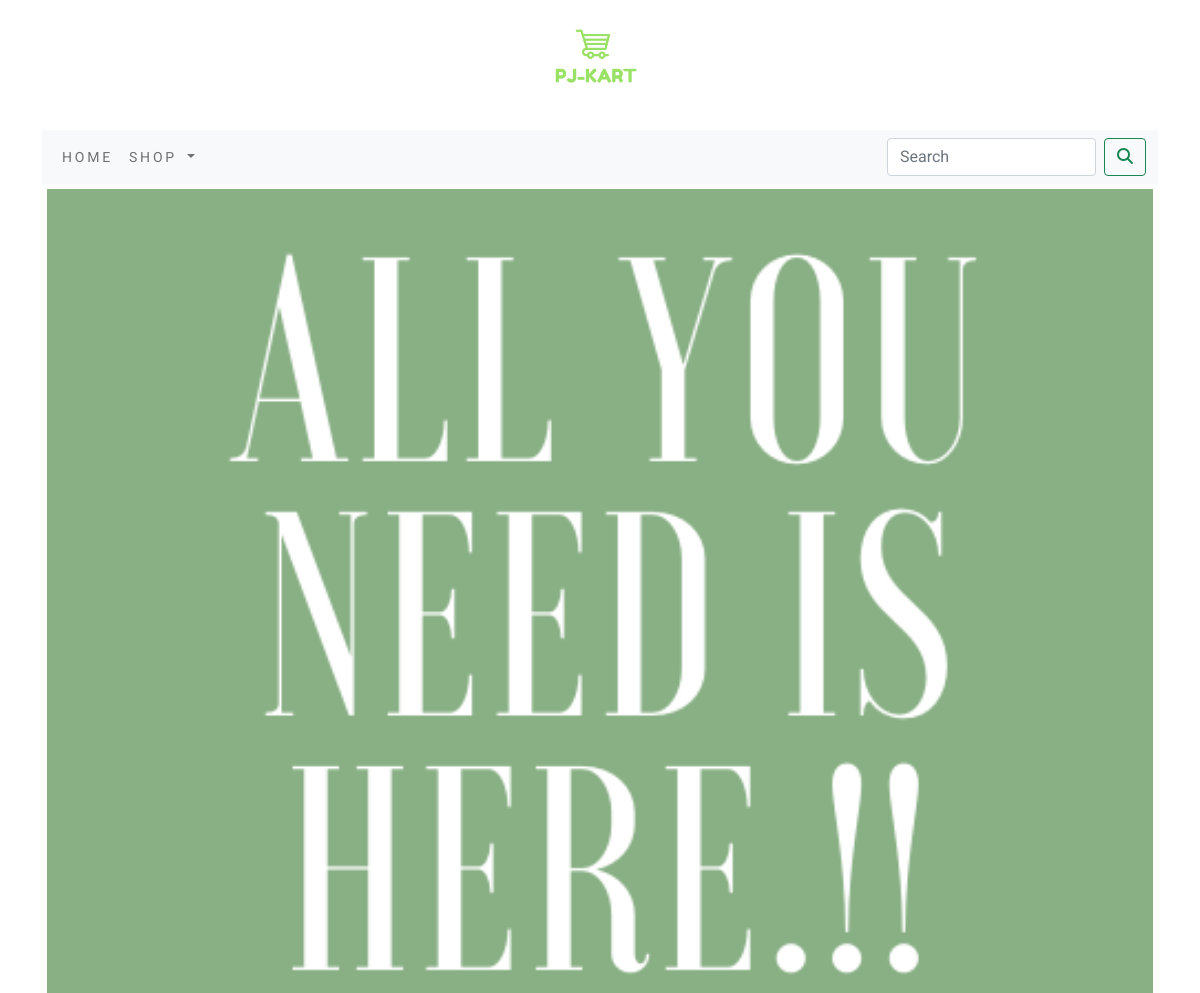
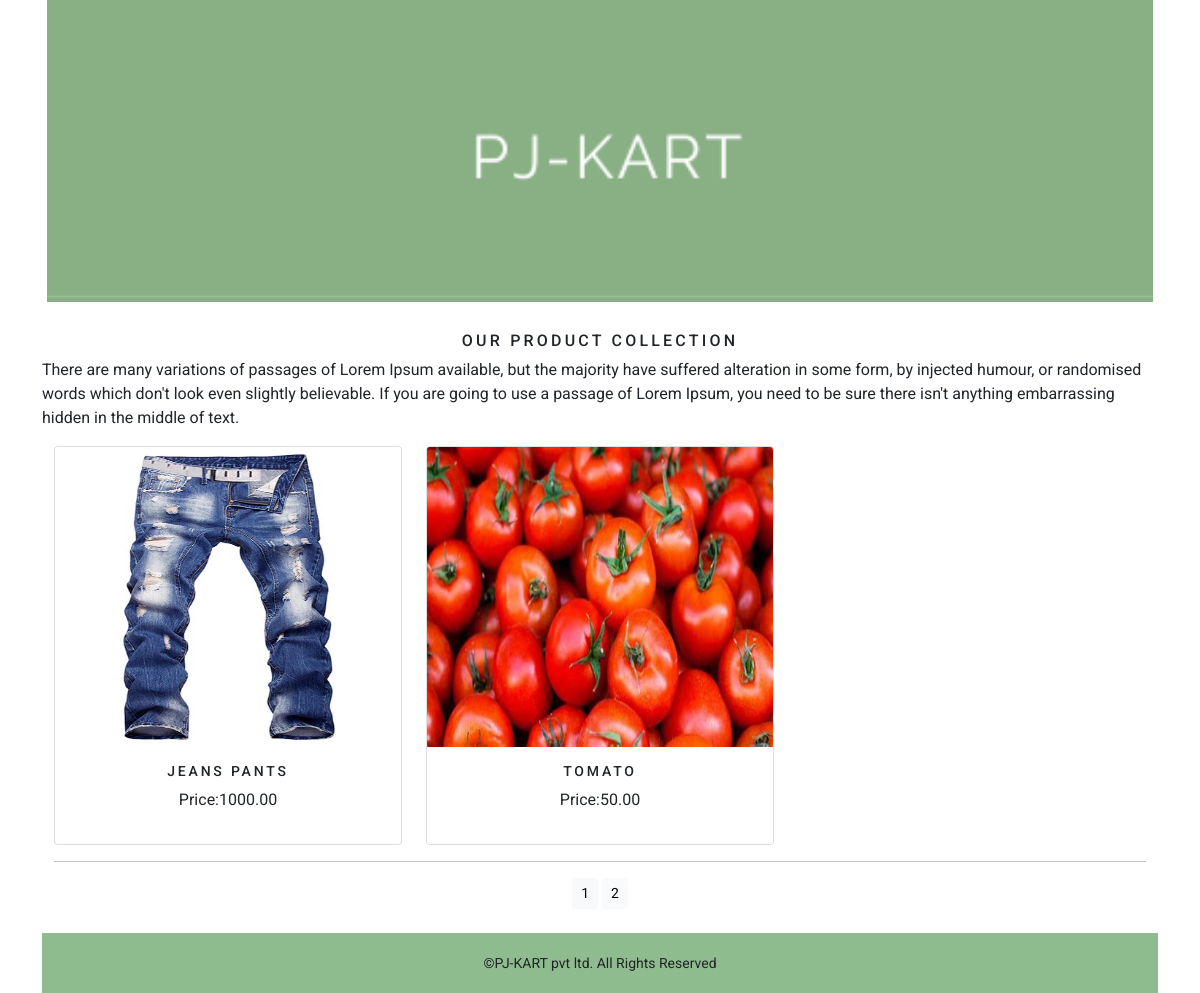
The page /shopapp/?page=2 on the database its author committed (2 pictures, top to bottom).
### shopapp/models.py (models this page shows, shortened)
class Product(models.Model):
    name = models.CharField(max_length=250, unique=True)
    slug = models.SlugField(max_length=250, unique=True)
    desc = models.TextField(null=True)
    image = models.ImageField(upload_to='products', null=True)
    price=models.DecimalField(max_digits=10,decimal_places=2)
    category=models.ForeignKey(category,on_delete=models.CASCADE)
    stock=models.IntegerField()
    available=models.BooleanField(default=True)
    created=models.DateTimeField(auto_now_add=True)
    updated= models.DateTimeField(auto_now=True)
    def get_url(self):
        return reverse('shopapp:procatdetails',args=[self.category.slug,self.slug])
    class Meta:
        ordering=('name',)
        verbose_name='product'
        verbose_name_plural='products'

### shopapp/views.py (the view)
# urls.py: path('',views.allprodcat,name='allprodcat'),
def allprodcat(request,c_slug=None):
    c_page=None
    products_list=None
    if c_slug!=None:
        c_page=get_object_or_404(category,slug=c_slug)
        products_list=Product.objects.all().filter(category=c_page,available=True)
    else:
        products_list=Product.objects.all().filter(available=True)
    paginator=Paginator(products_list,6)
    try:
        page=int(request.GET.get('page','1'))
    except:
        page=1
    try:
        products=paginator.page(page)
    except(EmptyPage,InvalidPage):
        products=paginator.page(paginator.num_pages)
    return render(request,'category.html',{'category':c_page,'products':  products})

### cartapp/context_processors.py (called while the page is built)
def counter(request):
    item_count=0
    if 'admin' in request.path:
        return {}
    else:
        try:
            cart=Cart.objects.filter(cart_id=_cart_id(request))
            cart_items=CartItem.objects.all().filter(cart=cart[:1])
            for cart_item in cart_items:
                item_count+=cart_item.quantity
        except Cart.DoesNotExist:
            item_count=0
    return dict(item_count=item_count)

### cartapp/views.py (called while the page is built)
def _cart_id(request):
    cart = request.session.session_key
    if not cart:
        cart = request.session.create()
    return cart

### shopapp/context_processors.py (called while the page is built)
def menu_links(request):
    links= category.objects.all()
    return dict(links=links)

### shopapp/models.py (called while the page is built)
    def get_url(self):
        return reverse('shopapp:products_by_category',args=[self.slug])

### template/category.html (shortened to what this page needs)
{% extends 'base.html' %}
{% load static %}
{% block content %}
<div class="mx_auto">
    {% if category %}
    <img class="my_image" src="{{ category.image.url}}" alt="{{category.name}}">
</div><br>
<div>
        <h1 class="text-center my_title">{{category.name}}</h1>
        <p class="text-justify">{{category.desc}}</p>
</div>
    {% else %}
<div>
    <img class="my_image my_image_padding" src="{% static 'img/banner.png' %}" alt="Our Products" width="1250px;" height="600px;">
</div><br>
<div>
    <h1 class="text-center my_title">
        Our Product Collection
    </h1>
    <p class="text-justify">
        There are many variations of passages of Lorem Ipsum available, but the majority have suffered alteration in some form, by injected humour, or randomised words which don't look even slightly believable. If you are going to use a passage of Lorem Ipsum, you need to be sure there isn't anything embarrassing hidden in the middle of text.
    </p>
</div>
      {% endif %}
<div class="container">
    <div class="row mx_auto">
        {% for product in products.object_list %}
        <div class="my_bottom_margin col-9 col-sm-12 col-md-4 col-lg-4">
    <div class="card text-center" style="min-width:18rem;">
        <a href="{{product.get_url}}"><img class="card-img-top" height="300px;" src="{{product.image.url}}" alt="{{product.name}}"></a>
    <div class="card-body">
        <h4>
            {{product.name}}
        </h4>
        <p> Price:{{product.price}}</p>
            </div>
                </div>
         </div>
        {% endfor %}
    </div>
    <div class="mx_auto">
        {% if products.paginator.num_pages > 1 %}
        <hr>
        <div class="text-center">
            {% for pg in products.paginator.page_range %}
            <a href="?page={{pg}}" class="btn btn-light btn-sm {% if products.number == pg %} active {% endif %}">{{pg}}</a>
            {% endfor %}
        </div>
        {% endif %}
    </div>
    <br>
</div>
{% endblock %}

### static/css/custom.css (style rules this page uses)
body { font-family: 'Roboto', sans-serif; }
.my_image { width:100%; height:auto; }
.my_title { font-size:16px; text-transform:uppercase; letter-spacing:.2em; }
.my_image_padding { padding:5px; }
.my_bottom_margin { margin_bottom:10px; }
.card-body h4 { font-size:14px; text-transform:uppercase; letter-spacing:.2em; }

### rows shown on the page
Product: image (picture), name "JEANS PANTS", price "1000.00"
Product: image (picture), name "TOMATO", price "50.00"

### other values the page prints
{{ pg }} "1" "2"
